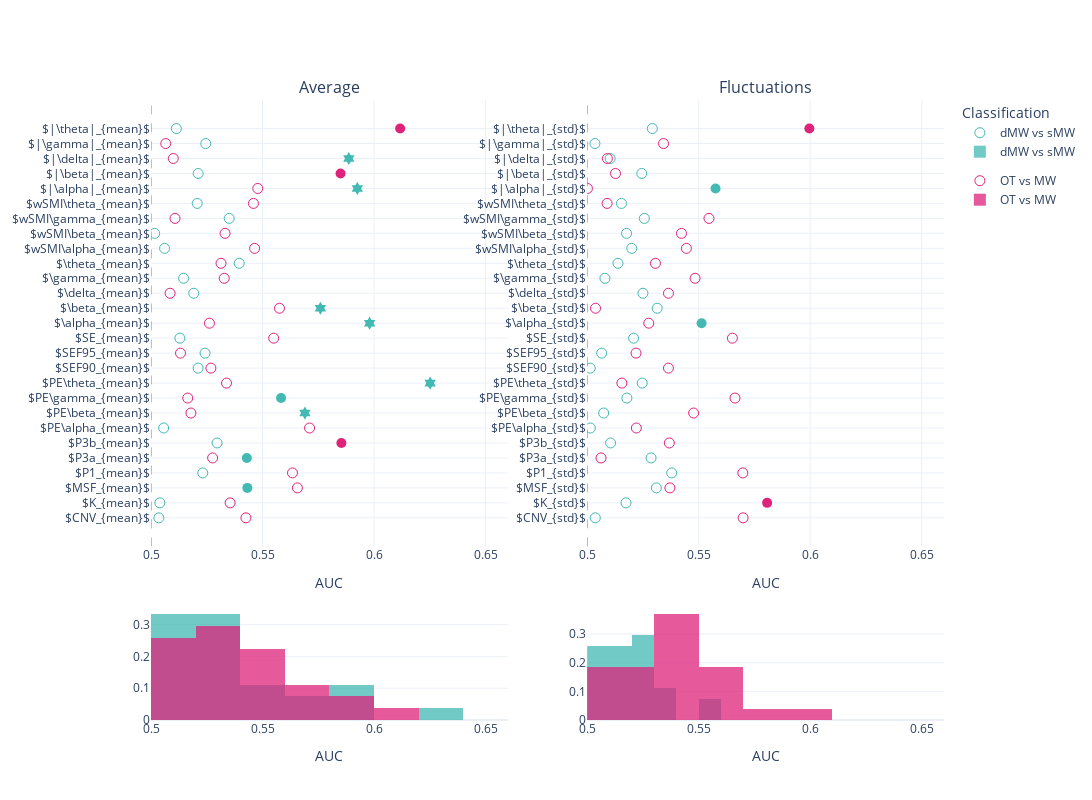

The code cell stored with this chart in its notebook:
### Code cell
mind_average =aucs_mind[aucs_mind['markers'].str.contains("mean")].assign(AUC_mirror = lambda df: np.where(df.AUC < 0.5, 
                                                                                                                         1 - df.AUC, df.AUC) )
mw_average =aucs_mw[aucs_mw['markers'].str.contains("mean")].assign(AUC_mirror = lambda df: np.where(df.AUC < 0.5, 
                                                                                                                         1 - df.AUC, df.AUC) )

mind_fluctuations =aucs_mind[aucs_mind['markers'].str.contains("std")].assign(AUC_mirror = lambda df: np.where(df.AUC < 0.5, 
                                                                                                                         1 - df.AUC, df.AUC) )
mw_fluctuations =aucs_mw[aucs_mw['markers'].str.contains("std")].assign(AUC_mirror = lambda df: np.where(df.AUC < 0.5, 
                                                                                                                         1 - df.AUC, df.AUC) )

fig = make_subplots(rows=2, cols=2, 
                    subplot_titles = ['Average', 'Fluctuations'],
                    specs=[[{"type": "scatter"}, {"type": "scatter"}], [{"type": "histogram"}, {"type": "histogram"}]],
                       column_widths=[0.5, 0.5],
    row_heights=[0.8, 0.2],
                   vertical_spacing = 0.1)

fig.add_trace(go.Scatter(
    x=mw_average.AUC_mirror,
    y=mw_average['markers'],
    name='dMW vs sMW',
    legendgroup= 'group1',
    showlegend=True,
    mode = 'markers',
    marker = {'color':lblue, 'size': 10},
    marker_symbol= mw_average.symbol.to_list()
))
fig.add_vline(x=0.5, line_width=1, line_dash="dash", line_color="grey", row = 1, col = 1)
fig.add_trace(go.Scatter(
    x=mind_average.AUC_mirror,
    y=mind_average['markers'],
    name='OT vs MW',
    legendgroup= 'group2',
    showlegend=True,
    mode = 'markers',
    marker = {'color':pink, 'size': 10},
    marker_symbol= mind_average.symbol.to_list()
))

fig.add_trace(go.Histogram(
    x=mw_average.AUC_mirror,histnorm='probability',
    marker = {'color':lblue},
    name='dMW vs sMW',
    legendgroup= 'group1',    showlegend=True,
),row = 2, col = 1)

fig.add_trace(go.Histogram(
    x=mind_average.AUC_mirror,histnorm='probability',
    marker = {'color':pink}, 
    name='OT vs MW',    legendgroup= 'group2',
    showlegend=True,
    autobinx = False,
),row = 2, col = 1)

fig.update_traces(opacity=0.75, row = 2, col=1)





fig.add_trace(go.Scatter(
    x=mw_fluctuations.AUC_mirror,
    y=mw_fluctuations['markers'],
    name='dMW vs sMW',
    legendgroup= 'group1',    showlegend=False,
    mode = 'markers',
    marker = {'color':lblue, 'size': 10},
    marker_symbol= mw_fluctuations.symbol.to_list()
),
    row = 1, col = 2)

fig.add_trace(go.Scatter(
    x=mind_fluctuations.AUC_mirror,
    y=mind_fluctuations['markers'],
    name='OT vs MW',    legendgroup= 'group2',
    showlegend=False,
    mode = 'markers',
    marker = {'color':pink, 'size': 10},
    marker_symbol= mind_fluctuations.symbol.to_list()
),
    row = 1, col = 2)
fig.add_vline(x=0.5, line_width=1, line_dash="dash", line_color="grey", row = 1, col = 2)

fig.add_trace(go.Histogram(
    x=mw_fluctuations.AUC_mirror,histnorm='probability',
    name='dMW vs sMW',
    legendgroup= 'group1',    showlegend=False,
    marker = {'color':lblue},
),row = 2, col = 2)

fig.add_trace(go.Histogram(
    x=mind_fluctuations.AUC_mirror,histnorm='probability',
    marker = {'color':pink}, 
    name='OT vs MW',    legendgroup= 'group2',
    showlegend=False,
    autobinx = False,
),row = 2, col = 2)

fig.update_traces(opacity=0.75, row = 2, col=2)
# Update xaxis properties
fig.update_xaxes(title_text="AUC", range=[.5, .66],row=1, col=1)
fig.update_xaxes(title_text="AUC", range=[.5,.66], row=1, col=2)
fig.update_xaxes(title_text="AUC", range=[.5, .66],row=2, col=2)
fig.update_xaxes(title_text="AUC", range=[.5, .66],row=2, col=1)



fig.update_layout(
#     title="AUC for all markers",
    legend_title="Classification",
    width=1200,
    height=800,    
    yaxis = {
            'showticklabels': True,
            'tickmode': 'linear',
        },
    barmode='overlay',
  showlegend=True,
    template = 'plotly_white'
)

fig.show()
pio.write_json(fig, 'Figs/scatter_auc_all.plotly')

### Figure 1 — Plotly figure (JSON) as saved in the notebook; plotly's stock layout.template omitted (floating-point values rounded to 4 significant figures)
{"data": [{"legendgroup": "group1", "marker": {"color": "#42B9B2", "size": 10, "symbol": ["circle-open", "circle-open", "circle", "circle-open", "circle", "circle-open", "circle-open", "hexagram", "circle", "hexagram", "circle-open", "circle-open", "circle-open", "hexagram", "hexagram", "circle-open", "circle-open", "circle-open", "circle-open", "circle-open", "circle-open", "circle-open", "hexagram", "circle-open", "hexagram", "circle-open", "circle-open"]}, "mode": "markers", "name": "dMW vs sMW", "showlegend": true, "type": "scatter", "x": [0.5035, 0.504, 0.5432, 0.5232, 0.543, 0.5296, 0.5057, 0.569, 0.5583, 0.6251, 0.5211, 0.5242, 0.513, 0.598, 0.5759, 0.5192, 0.5146, 0.5396, 0.5061, 0.5017, 0.5351, 0.5207, 0.5925, 0.5211, 0.5887, 0.5245, 0.5114], "y": ["$CNV_{mean}$", "$K_{mean}$", "$MSF_{mean}$", "$P1_{mean}$", "$P3a_{mean}$", "$P3b_{mean}$", "$PE\\alpha_{mean}$", "$PE\\beta_{mean}$", "$PE\\gamma_{mean}$", "$PE\\theta_{mean}$", "$SEF90_{mean}$", "$SEF95_{mean}$", "$SE_{mean}$", "$\\alpha_{mean}$", "$\\beta_{mean}$", "$\\delta_{mean}$", "$\\gamma_{mean}$", "$\\theta_{mean}$", "$wSMI\\alpha_{mean}$", "$wSMI\\beta_{mean}$", "$wSMI\\gamma_{mean}$", "$wSMI\\theta_{mean}$", "$|\\alpha|_{mean}$", "$|\\beta|_{mean}$", "$|\\delta|_{mean}$", "$|\\gamma|_{mean}$", "$|\\theta|_{mean}$"]}, {"legendgroup": "group2", "marker": {"color": "#DE237B", "size": 10, "symbol": ["circle-open", "circle-open", "circle-open", "circle-open", "circle-open", "circle", "circle-open", "circle-open", "circle-open", "circle-open", "circle-open", "circle-open", "circle-open", "circle-open", "circle-open", "circle-open", "circle-open", "circle-open", "circle-open", "circle-open", "circle-open", "circle-open", "circle-open", "circle", "circle-open", "circle-open", "circle"]}, "mode": "markers", "name": "OT vs MW", "showlegend": true, "type": "scatter", "x": [0.5426, 0.5355, 0.5656, 0.5634, 0.5276, 0.5854, 0.5711, 0.5179, 0.5165, 0.5339, 0.5269, 0.5132, 0.555, 0.5262, 0.5576, 0.5086, 0.5328, 0.5314, 0.5464, 0.5332, 0.5108, 0.5459, 0.5479, 0.585, 0.51, 0.5066, 0.6117], "y": ["$CNV_{mean}$", "$K_{mean}$", "$MSF_{mean}$", "$P1_{mean}$", "$P3a_{mean}$", "$P3b_{mean}$", "$PE\\alpha_{mean}$", "$PE\\beta_{mean}$", "$PE\\gamma_{mean}$", "$PE\\theta_{mean}$", "$SEF90_{mean}$", "$SEF95_{mean}$", "$SE_{mean}$", "$\\alpha_{mean}$", "$\\beta_{mean}$", "$\\delta_{mean}$", "$\\gamma_{mean}$", "$\\theta_{mean}$", "$wSMI\\alpha_{mean}$", "$wSMI\\beta_{mean}$", "$wSMI\\gamma_{mean}$", "$wSMI\\theta_{mean}$", "$|\\alpha|_{mean}$", "$|\\beta|_{mean}$", "$|\\delta|_{mean}$", "$|\\gamma|_{mean}$", "$|\\theta|_{mean}$"]}, {"histnorm": "probability", "legendgroup": "group1", "marker": {"color": "#42B9B2"}, "name": "dMW vs sMW", "opacity": 0.75, "showlegend": true, "type": "histogram", "x": [0.5035, 0.504, 0.5432, 0.5232, 0.543, 0.5296, 0.5057, 0.569, 0.5583, 0.6251, 0.5211, 0.5242, 0.513, 0.598, 0.5759, 0.5192, 0.5146, 0.5396, 0.5061, 0.5017, 0.5351, 0.5207, 0.5925, 0.5211, 0.5887, 0.5245, 0.5114], "xaxis": "x3", "yaxis": "y3"}, {"histnorm": "probability", "legendgroup": "group2", "marker": {"color": "#DE237B"}, "name": "OT vs MW", "opacity": 0.75, "showlegend": true, "type": "histogram", "x": [0.5426, 0.5355, 0.5656, 0.5634, 0.5276, 0.5854, 0.5711, 0.5179, 0.5165, 0.5339, 0.5269, 0.5132, 0.555, 0.5262, 0.5576, 0.5086, 0.5328, 0.5314, 0.5464, 0.5332, 0.5108, 0.5459, 0.5479, 0.585, 0.51, 0.5066, 0.6117], "xaxis": "x3", "xbins": {"end": 0.62, "size": 0.02, "start": 0.5}, "yaxis": "y3"}, {"legendgroup": "group1", "marker": {"color": "#42B9B2", "size": 10, "symbol": ["circle-open", "circle-open", "circle-open", "circle-open", "circle-open", "circle-open", "circle-open", "circle-open", "circle-open", "circle-open", "circle-open", "circle-open", "circle-open", "circle", "circle-open", "circle-open", "circle-open", "circle-open", "circle-open", "circle-open", "circle-open", "circle-open", "circle", "circle-open", "circle-open", "circle-open", "circle-open"]}, "mode": "markers", "name": "dMW vs sMW", "showlegend": false, "type": "scatter", "x": [0.5037, 0.5174, 0.531, 0.5379, 0.5287, 0.5105, 0.5014, 0.5074, 0.5178, 0.5247, 0.5014, 0.5065, 0.5208, 0.5513, 0.5314, 0.525, 0.508, 0.5138, 0.52, 0.5177, 0.5257, 0.5154, 0.5576, 0.5245, 0.5103, 0.5035, 0.5292], "xaxis": "x2", "y": ["$CNV_{std}$", "$K_{std}$", "$MSF_{std}$", "$P1_{std}$", "$P3a_{std}$", "$P3b_{std}$", "$PE\\alpha_{std}$", "$PE\\beta_{std}$", "$PE\\gamma_{std}$", "$PE\\theta_{std}$", "$SEF90_{std}$", "$SEF95_{std}$", "$SE_{std}$", "$\\alpha_{std}$", "$\\beta_{std}$", "$\\delta_{std}$", "$\\gamma_{std}$", "$\\theta_{std}$", "$wSMI\\alpha_{std}$", "$wSMI\\beta_{std}$", "$wSMI\\gamma_{std}$", "$wSMI\\theta_{std}$", "$|\\alpha|_{std}$", "$|\\beta|_{std}$", "$|\\delta|_{std}$", "$|\\gamma|_{std}$", "$|\\theta|_{std}$"], "yaxis": "y2"}, {"legendgroup": "group2", "marker": {"color": "#DE237B", "size": 10, "symbol": ["circle-open", "circle", "circle-open", "circle-open", "circle-open", "circle-open", "circle-open", "circle-open", "circle-open", "circle-open", "circle-open", "circle-open", "circle-open", "circle-open", "circle-open", "circle-open", "circle-open", "circle-open", "circle-open", "circle-open", "circle-open", "circle-open", "circle-open", "circle-open", "circle-open", "circle-open", "circle"]}, "mode": "markers", "name": "OT vs MW", "showlegend": false, "type": "scatter", "x": [0.5699, 0.5807, 0.5371, 0.5698, 0.5062, 0.5368, 0.5221, 0.5477, 0.5663, 0.5156, 0.5365, 0.5219, 0.5651, 0.5276, 0.5038, 0.5365, 0.5484, 0.5306, 0.5445, 0.5423, 0.5546, 0.509, 0.5001, 0.5127, 0.5091, 0.5343, 0.5996], "xaxis": "x2", "y": ["$CNV_{std}$", "$K_{std}$", "$MSF_{std}$", "$P1_{std}$", "$P3a_{std}$", "$P3b_{std}$", "$PE\\alpha_{std}$", "$PE\\beta_{std}$", "$PE\\gamma_{std}$", "$PE\\theta_{std}$", "$SEF90_{std}$", "$SEF95_{std}$", "$SE_{std}$", "$\\alpha_{std}$", "$\\beta_{std}$", "$\\delta_{std}$", "$\\gamma_{std}$", "$\\theta_{std}$", "$wSMI\\alpha_{std}$", "$wSMI\\beta_{std}$", "$wSMI\\gamma_{std}$", "$wSMI\\theta_{std}$", "$|\\alpha|_{std}$", "$|\\beta|_{std}$", "$|\\delta|_{std}$", "$|\\gamma|_{std}$", "$|\\theta|_{std}$"], "yaxis": "y2"}, {"histnorm": "probability", "legendgroup": "group1", "marker": {"color": "#42B9B2"}, "name": "dMW vs sMW", "opacity": 0.75, "showlegend": false, "type": "histogram", "x": [0.5037, 0.5174, 0.531, 0.5379, 0.5287, 0.5105, 0.5014, 0.5074, 0.5178, 0.5247, 0.5014, 0.5065, 0.5208, 0.5513, 0.5314, 0.525, 0.508, 0.5138, 0.52, 0.5177, 0.5257, 0.5154, 0.5576, 0.5245, 0.5103, 0.5035, 0.5292], "xaxis": "x4", "yaxis": "y4"}, {"histnorm": "probability", "legendgroup": "group2", "marker": {"color": "#DE237B"}, "name": "OT vs MW", "opacity": 0.75, "showlegend": false, "type": "histogram", "x": [0.5699, 0.5807, 0.5371, 0.5698, 0.5062, 0.5368, 0.5221, 0.5477, 0.5663, 0.5156, 0.5365, 0.5219, 0.5651, 0.5276, 0.5038, 0.5365, 0.5484, 0.5306, 0.5445, 0.5423, 0.5546, 0.509, 0.5001, 0.5127, 0.5091, 0.5343, 0.5996], "xaxis": "x4", "xbins": {"end": 0.61, "size": 0.02, "start": 0.49}, "yaxis": "y4"}], "layout": {"annotations": [{"font": {"size": 16}, "showarrow": false, "text": "Average", "x": 0.225, "xanchor": "center", "xref": "paper", "y": 1, "yanchor": "bottom", "yref": "paper"}, {"font": {"size": 16}, "showarrow": false, "text": "Fluctuations", "x": 0.775, "xanchor": "center", "xref": "paper", "y": 1, "yanchor": "bottom", "yref": "paper"}], "barmode": "overlay", "height": 800, "legend": {"title": {"text": "Classification"}}, "shapes": [{"line": {"color": "grey", "dash": "dash", "width": 1}, "type": "line", "x0": 0.5, "x1": 0.5, "xref": "x", "y0": 0, "y1": 1, "yref": "y domain"}, {"line": {"color": "grey", "dash": "dash", "width": 1}, "type": "line", "x0": 0.5, "x1": 0.5, "xref": "x2", "y0": 0, "y1": 1, "yref": "y2 domain"}], "showlegend": true, "width": 1200, "xaxis": {"anchor": "y", "domain": [0, 0.45], "range": [0.5, 0.66], "title": {"text": "AUC"}, "type": "linear"}, "xaxis2": {"anchor": "y2", "domain": [0.55, 1], "range": [0.5, 0.66], "title": {"text": "AUC"}, "type": "linear"}, "xaxis3": {"anchor": "y3", "domain": [0, 0.45], "range": [0.5, 0.66], "title": {"text": "AUC"}, "type": "linear"}, "xaxis4": {"anchor": "y4", "domain": [0.55, 1], "range": [0.5, 0.66], "title": {"text": "AUC"}, "type": "linear"}, "yaxis": {"anchor": "x", "autorange": true, "domain": [0.28, 1], "range": [-1.908, 27.91], "showticklabels": true, "tickmode": "linear", "type": "category"}, "yaxis2": {"anchor": "x2", "autorange": true, "domain": [0.28, 1], "range": [-1.908, 27.91], "type": "category"}, "yaxis3": {"anchor": "x3", "autorange": true, "domain": [0, 0.18], "range": [0, 0.3509]}, "yaxis4": {"anchor": "x4", "autorange": true, "domain": [0, 0.18], "range": [0, 0.3899]}}}
